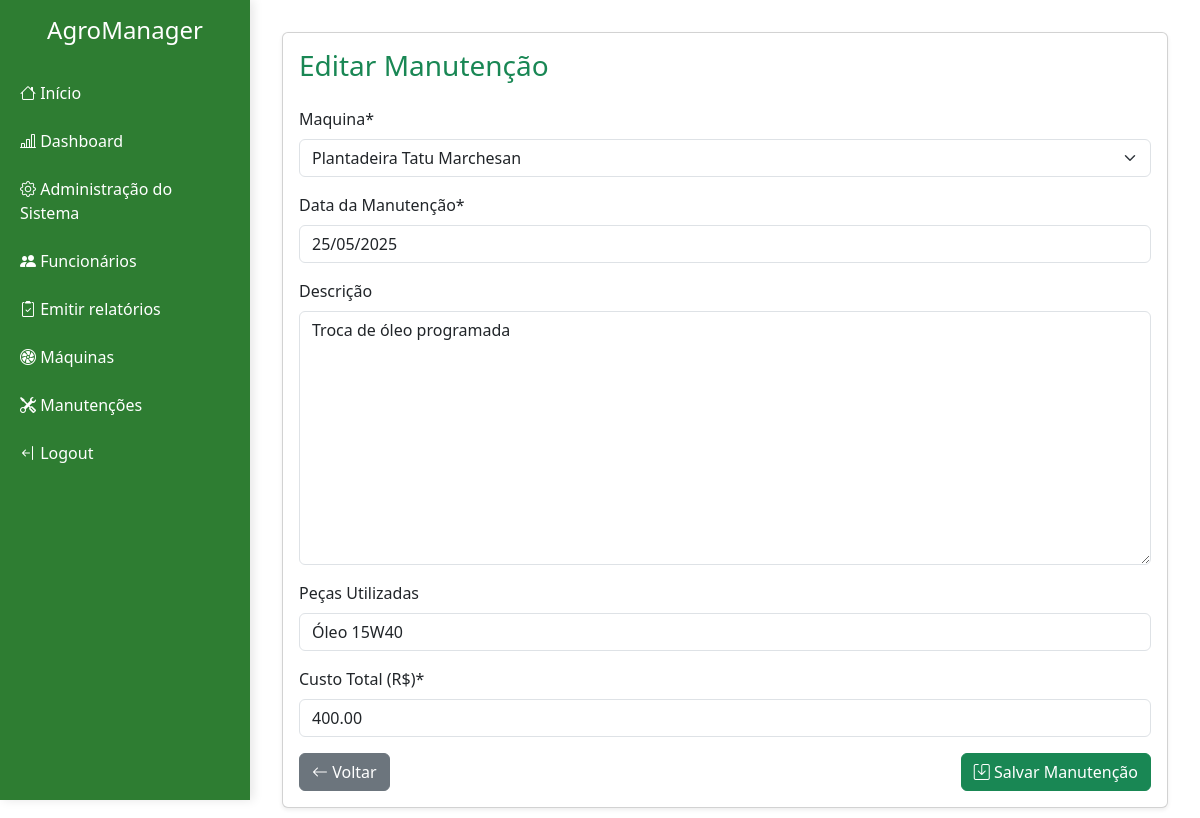
Screenshot of /inicio/editar-manutencao/19/ (signed in) with the database file from the repository.
### manutencoes/models.py (models this page shows, shortened)
class Manutencao(models.Model):
    maquina = models.ForeignKey(
        Maquina,
        on_delete=models.CASCADE,
        related_name="manutencoes",
        blank=False,
        null=False,
    )
    data = models.DateField(verbose_name="Data da Manutenção")
    descricao = models.TextField(verbose_name="Descrição", blank=True, null=False)
    pecas_usadas = models.CharField(
        verbose_name="Peças Utilizadas", max_length=255, blank=True
    )
    custo = models.DecimalField(
        verbose_name="Custo Total (R$)", max_digits=10, decimal_places=2, default=0
    )
    class Meta:
        ordering = ["-data"]

### manutencoes/views.py (the view)
# urls.py: path("editar-manutencao/<int:pk>/", ManutencaoUpdateView.as_view(), name="editar_manutencao"),
class ManutencaoUpdateView(PermissaoRequiredMixin, UpdateView):
    model = Manutencao
    fields = ["maquina", "data", "descricao", "pecas_usadas", "custo"]
    template_name = "paginas/manutencoes/manutencao_form.html"
    success_url = reverse_lazy("listar_manutencoes")
    permissao_necessaria = "gerenciar_manutencoes"

### login/mixins.py (called while the page is built)
    def dispatch(self, request, *args, **kwargs):
        if not request.user.is_authenticated:
            return redirect_to_login(request.get_full_path())
        if self.permissao_necessaria and not request.user.has_permissao(
            self.permissao_necessaria
        ):
            return render(request, 'paginas/permissao/falha_permissao.html')
        return super().dispatch(request, *args, **kwargs)

### login/models.py (called while the page is built)
    def has_permissao(self, nome_permissao):
        if self.cargo:
            return self.cargo.permissoes.filter(nome=nome_permissao).exists()
        return False

### maquinas/models.py (called while the page is built)
    def __str__(self):
        return self.nome

### paginas/templates/paginas/manutencoes/manutencao_form.html (shortened to what this page needs)
{% extends "base.html" %} {% load static %} {% load crispy_forms_tags %}
{%block content %}
<div class="card shadow-sm">
  <div class="card-body">
    <h3 class="text-success mb-4">
      {% if manutencao %} Editar{% else %}<i
        class="fas fa-plus"
      ></i>
      Nova{% endif %} Manutenção
    </h3>
    <form method="post">
      {% csrf_token %} {{ form|crispy }}
      <div class="d-flex justify-content-between mt-3">
        <a href="{% url 'listar_manutencoes' %}" class="btn btn-secondary">
          <i class="bi bi-arrow-left"></i> Voltar
        </a>
        <button type="submit" class="btn btn-success">
          <i class="bi bi-save"></i> Salvar Manutenção
        </button>
      </div>
    </form>
  </div>
</div>
{% endblock content %}

### paginas/templates/base.html (style rules this page uses)
body { overflow-x: hidden; }

### rows the page displays
Manutencao: maquina "Plantadeira Tatu Marchesan", data "25/05/2025", descricao "Troca de óleo programada", pecas_usadas "Óleo 15W40", custo "400.00"
